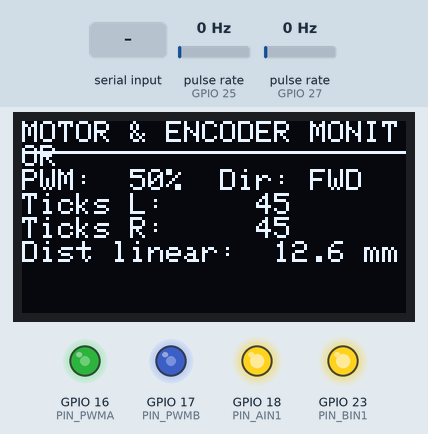
The sketch below on a simulated ESP32. Parts: 128×64 one-colour display, output pins drawn as LEDs (lit = HIGH). Wiring (inferred from the names in the program): 2 × pulse sensor: data GPIO 25 / data GPIO 27. The inputs (shaded band) are chosen by the test bench; at power-on: pulse rate (sensors on GPIO 25, GPIO 27) 0 Hz. What the sketch prints to the serial monitor is not drawn.

Above: at 3.2 s.
3.3 s: "r" received over Serial
At 3.42 s:
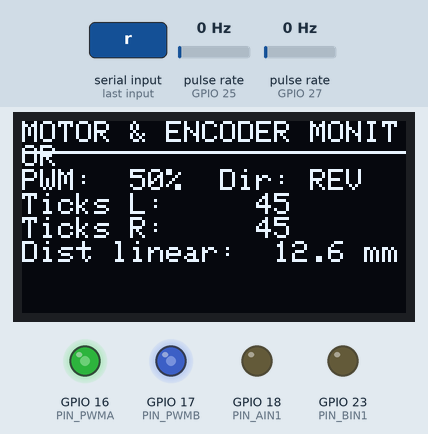
5.2 s: "1" received over Serial
At 5.31 s:
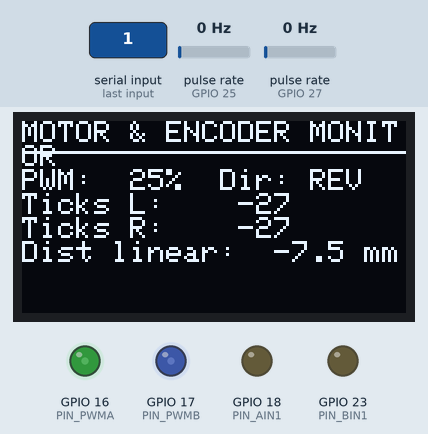
7.1 s: "f" received over Serial
At 7.2 s:
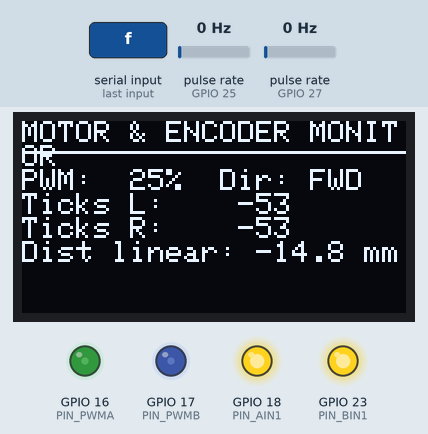
9.0 s: "3" received over Serial
At 9.09 s:
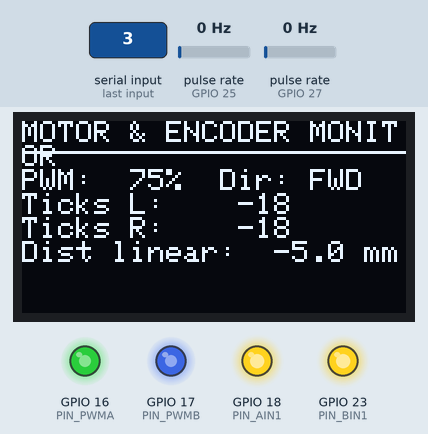
10.9 s: "4" received over Serial
At 11.1 s:
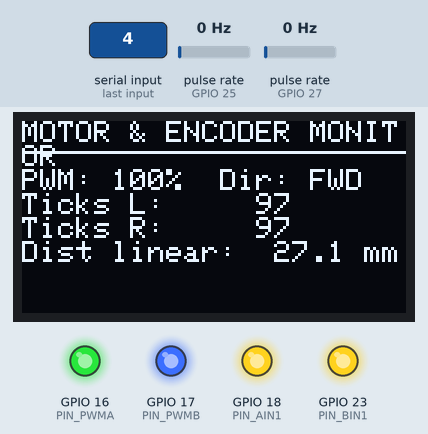
12.9 s: "R" received over Serial
At 12.99 s:
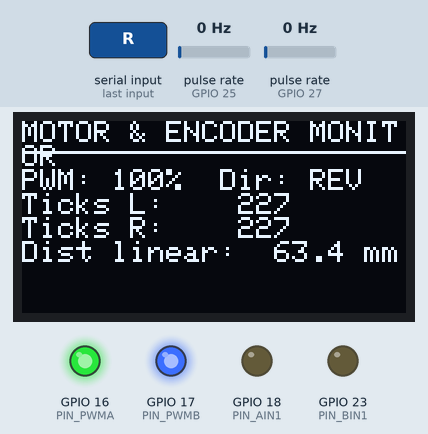
Timing chart, 0 to 15.8 s (numbered marks = the images above; inputs shaded):
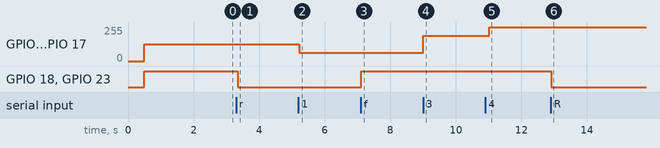

Measured:
- after the input at 3.3 s, GPIO 18 (PIN_AIN1), GPIO 23 (PIN_BIN1): HIGH → LOW at once; the display: changes after 0.07 s (image 1)
- after the input at 5.2 s, GPIO 16 (PIN_PWMA), GPIO 17 (PIN_PWMB): 127/255 → 63/255 at once
- after the input at 7.1 s, GPIO 18 (PIN_AIN1), GPIO 23 (PIN_BIN1): LOW → HIGH at once; the display: changes at once (image 3)
- after the input at 9.0 s, GPIO 16 (PIN_PWMA), GPIO 17 (PIN_PWMB): 63/255 → 191/255 at once
- after the input at 10.9 s, GPIO 16 (PIN_PWMA), GPIO 17 (PIN_PWMB): 191/255 → 255/255 after 0.12 s
- after the input at 12.9 s, GPIO 18 (PIN_AIN1), GPIO 23 (PIN_BIN1): HIGH → LOW at once; the display: changes at once (image 6)

The sketch:

sketch.ino
```cpp
/**
 * ==============================================================================
 * SIMULACAO WOKWI: ISSUE #136 [EAP 3.1.2.1]
 * Acionamento da Ponte H e Leitura de Encoders
 * Micromouse - PI1 2026.2 (Prof. Lui)
 * ==============================================================================
 */

#include <Wire.h>
#include <Adafruit_GFX.h>
#include <Adafruit_SSD1306.h>

#define SCREEN_WIDTH 128
#define SCREEN_HEIGHT 64
Adafruit_SSD1306 display(SCREEN_WIDTH, SCREEN_HEIGHT, &Wire, -1);

// Pinos Shield Rev 2.0
const uint8_t PIN_PWMA = 16, PIN_AIN1 = 18;
const uint8_t PIN_PWMB = 17, PIN_BIN1 = 23;
const uint8_t PIN_ENC_L = 27, PIN_ENC_R = 25;

volatile long ticks_left = 0;
volatile long ticks_right = 0;

int current_pwm_percent = 50;
bool current_forward = true;

void IRAM_ATTR isr_l() { ticks_left++; }
void IRAM_ATTR isr_r() { ticks_right++; }

void setup() {
    Serial.begin(115200);
    delay(500);

    pinMode(PIN_PWMA, OUTPUT); pinMode(PIN_AIN1, OUTPUT);
    pinMode(PIN_PWMB, OUTPUT); pinMode(PIN_BIN1, OUTPUT);

    pinMode(PIN_ENC_L, INPUT_PULLUP);
    pinMode(PIN_ENC_R, INPUT_PULLUP);
    attachInterrupt(digitalPinToInterrupt(PIN_ENC_L), isr_l, FALLING);
    attachInterrupt(digitalPinToInterrupt(PIN_ENC_R), isr_r, FALLING);

    // Configura PWM inicial
    analogWrite(PIN_PWMA, 127);
    analogWrite(PIN_PWMB, 127);
    digitalWrite(PIN_AIN1, HIGH);
    digitalWrite(PIN_BIN1, HIGH);

    Wire.begin(21, 22);
    if (display.begin(SSD1306_SWITCHCAPVCC, 0x3C)) {
        display.clearDisplay();
        display.setTextColor(WHITE);
        display.setTextSize(1);
        display.setCursor(0, 0);
        display.println("MICROMOUSE - GRUPO 1");
        display.println("ISSUE #136: PONTE H");
        display.println("& ENCODERS ODOMETRIA");
        display.display();
        delay(1500);
    }

    Serial.println("\n=======================================================");
    Serial.println("  WOKWI SIMULATOR - ISSUE #136: PONTE H E ENCODERS");
    Serial.println("=======================================================");
    Serial.println("Teclas de atalho no Serial:");
    Serial.println("  '1' -> 25% PWM  | '2' -> 50% PWM  | '3' -> 75% PWM  | '4' -> 100% PWM");
    Serial.println("  'f' -> Frente   | 'r' -> Re       | 'b' -> Freio");
    Serial.println("Pressione os botoes 'q' e 'w' para gerar pulsos de encoder!");
}

void apply_motor_control(int percent, bool fwd, bool brake = false) {
    int pwm_val = (percent * 255) / 100;
    if (brake) {
        digitalWrite(PIN_AIN1, HIGH);
        digitalWrite(PIN_BIN1, HIGH);
        analogWrite(PIN_PWMA, 255);
        analogWrite(PIN_PWMB, 255);
        Serial.println("[FREIO ATIVO] Motores travados (curto indutivo).");
        return;
    }

    digitalWrite(PIN_AIN1, fwd ? HIGH : LOW);
    digitalWrite(PIN_BIN1, fwd ? HIGH : LOW);
    analogWrite(PIN_PWMA, pwm_val);
    analogWrite(PIN_PWMB, pwm_val);
    Serial.printf("[MOTORES] Sentido: %s | PWM: %d%% (%d/255)\n",
                  fwd ? "FRENTE" : "RE", percent, pwm_val);
}

void loop() {
    if (Serial.available()) {
        char c = Serial.read();
        if (c == '1') { current_pwm_percent = 25; apply_motor_control(25, current_forward); }
        else if (c == '2') { current_pwm_percent = 50; apply_motor_control(50, current_forward); }
        else if (c == '3') { current_pwm_percent = 75; apply_motor_control(75, current_forward); }
        else if (c == '4') { current_pwm_percent = 100; apply_motor_control(100, current_forward); }
        else if (c == 'f' || c == 'F') { current_forward = true; apply_motor_control(current_pwm_percent, true); }
        else if (c == 'r' || c == 'R') { current_forward = false; apply_motor_control(current_pwm_percent, false); }
        else if (c == 'b' || c == 'B') { apply_motor_control(0, false, true); }
    }

    // Auto-incremento dos encoders proporcional ao PWM quando motores acionados
    static uint32_t last_tick = 0;
    if (millis() - last_tick >= 100) {
        last_tick = millis();
        int step = (current_pwm_percent / 10);
        if (current_forward) {
            ticks_left += step;
            ticks_right += step;
        } else {
            ticks_left -= step;
            ticks_right -= step;
        }
    }

    // Atualiza OLED
    display.clearDisplay();
    display.setCursor(0, 0);
    display.setTextSize(1);
    display.println("MOTOR & ENCODER MONITOR");
    display.drawLine(0, 10, 128, 10, WHITE);

    display.setCursor(0, 16);
    display.printf("PWM: %3d%%  Dir: %s\n", current_pwm_percent, current_forward ? "FWD" : "REV");
    display.printf("Ticks L: %6ld\n", ticks_left);
    display.printf("Ticks R: %6ld\n", ticks_right);

    float dist_mm = (ticks_left / 360.0f) * 100.5f;
    display.printf("Dist linear: %5.1f mm\n", dist_mm);

    display.display();
    delay(100);
}
```
